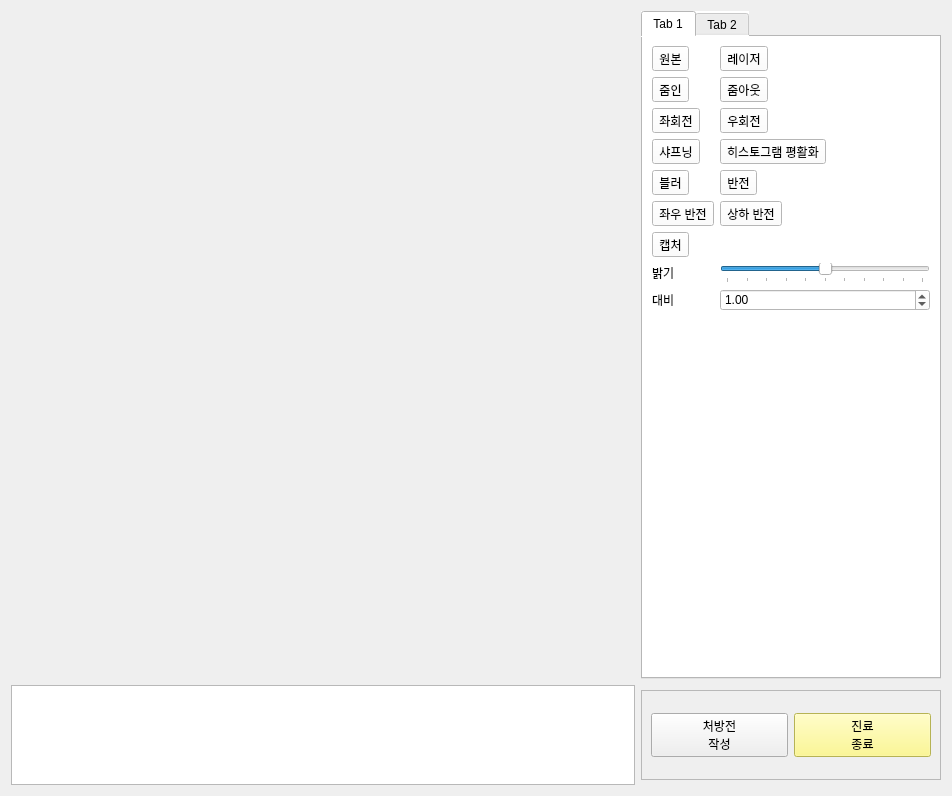
<?xml version="1.0" encoding="UTF-8"?>
<ui version="4.0">
 <class>ImageAlbum</class>
 <widget class="QWidget" name="ImageAlbum">
  <property name="geometry">
   <rect>
    <x>0</x>
    <y>0</y>
    <width>952</width>
    <height>654</height>
   </rect>
  </property>
  <property name="sizePolicy">
   <sizepolicy hsizetype="Preferred" vsizetype="MinimumExpanding">
    <horstretch>0</horstretch>
    <verstretch>0</verstretch>
   </sizepolicy>
  </property>
  <property name="cursor">
   <cursorShape>ArrowCursor</cursorShape>
  </property>
  <property name="mouseTracking">
   <bool>false</bool>
  </property>
  <property name="focusPolicy">
   <enum>Qt::NoFocus</enum>
  </property>
  <property name="windowTitle">
   <string>Form</string>
  </property>
  <layout class="QGridLayout" name="gridLayout_2">
   <item row="1" column="0">
    <widget class="QListWidget" name="listWidget">
     <property name="minimumSize">
      <size>
       <width>600</width>
       <height>100</height>
      </size>
     </property>
     <property name="maximumSize">
      <size>
       <width>1000</width>
       <height>100</height>
      </size>
     </property>
     <property name="baseSize">
      <size>
       <width>600</width>
       <height>80</height>
      </size>
     </property>
     <property name="verticalScrollBarPolicy">
      <enum>Qt::ScrollBarAsNeeded</enum>
     </property>
     <property name="horizontalScrollBarPolicy">
      <enum>Qt::ScrollBarAlwaysOff</enum>
     </property>
     <property name="iconSize">
      <size>
       <width>120</width>
       <height>80</height>
      </size>
     </property>
     <property name="movement">
      <enum>QListView::Static</enum>
     </property>
     <property name="flow">
      <enum>QListView::LeftToRight</enum>
     </property>
     <property name="resizeMode">
      <enum>QListView::Adjust</enum>
     </property>
     <property name="viewMode">
      <enum>QListView::IconMode</enum>
     </property>
    </widget>
   </item>
   <item row="1" column="1">
    <widget class="QFrame" name="frame_3">
     <property name="maximumSize">
      <size>
       <width>16777215</width>
       <height>90</height>
      </size>
     </property>
     <property name="frameShape">
      <enum>QFrame::StyledPanel</enum>
     </property>
     <property name="frameShadow">
      <enum>QFrame::Raised</enum>
     </property>
     <layout class="QGridLayout" name="gridLayout_8">
      <item row="0" column="0">
       <widget class="QPushButton" name="Prescription">
        <property name="text">
         <string>처방전
작성</string>
        </property>
       </widget>
      </item>
      <item row="0" column="1">
       <widget class="QPushButton" name="EndTreatment">
        <property name="styleSheet">
         <string notr="true">QPushButton {background-color: rgb(255, 250, 117)}</string>
        </property>
        <property name="text">
         <string>진료
종료</string>
        </property>
       </widget>
      </item>
     </layout>
    </widget>
   </item>
   <item row="0" column="0">
    <layout class="QGridLayout" name="gridLayout"/>
   </item>
   <item row="0" column="1">
    <widget class="QTabWidget" name="tabWidget">
     <property name="maximumSize">
      <size>
       <width>300</width>
       <height>16777215</height>
      </size>
     </property>
     <property name="styleSheet">
      <string notr="true">background-color: rgb(255, 255, 255);
</string>
     </property>
     <property name="currentIndex">
      <number>0</number>
     </property>
     <widget class="QWidget" name="tab">
      <attribute name="title">
       <string>Tab 1</string>
      </attribute>
      <layout class="QFormLayout" name="formLayout_2">
       <item row="1" column="0">
        <widget class="QToolButton" name="ZoomIn">
         <property name="text">
          <string>줌인</string>
         </property>
        </widget>
       </item>
       <item row="1" column="1">
        <widget class="QToolButton" name="ZoomOut">
         <property name="text">
          <string>줌아웃</string>
         </property>
        </widget>
       </item>
       <item row="2" column="0">
        <widget class="QToolButton" name="LeftRotate">
         <property name="text">
          <string>좌회전</string>
         </property>
        </widget>
       </item>
       <item row="2" column="1">
        <widget class="QToolButton" name="RightRotate">
         <property name="text">
          <string>우회전</string>
         </property>
        </widget>
       </item>
       <item row="3" column="0">
        <widget class="QToolButton" name="Sharpening">
         <property name="text">
          <string>샤프닝</string>
         </property>
        </widget>
       </item>
       <item row="3" column="1">
        <widget class="QToolButton" name="HistEqual">
         <property name="text">
          <string>히스토그램 평활화</string>
         </property>
        </widget>
       </item>
       <item row="4" column="0">
        <widget class="QToolButton" name="Blur">
         <property name="text">
          <string>블러</string>
         </property>
        </widget>
       </item>
       <item row="4" column="1">
        <widget class="QToolButton" name="Reverse">
         <property name="text">
          <string>반전</string>
         </property>
        </widget>
       </item>
       <item row="5" column="0">
        <widget class="QToolButton" name="VReverse">
         <property name="text">
          <string>좌우 반전</string>
         </property>
        </widget>
       </item>
       <item row="5" column="1">
        <widget class="QToolButton" name="HReverse">
         <property name="text">
          <string>상하 반전</string>
         </property>
        </widget>
       </item>
       <item row="7" column="0">
        <widget class="QLabel" name="label">
         <property name="text">
          <string>밝기</string>
         </property>
         <property name="buddy">
          <cstring>horizontalSlider</cstring>
         </property>
        </widget>
       </item>
       <item row="7" column="1">
        <widget class="QSlider" name="horizontalSlider">
         <property name="minimum">
          <number>-50</number>
         </property>
         <property name="maximum">
          <number>50</number>
         </property>
         <property name="orientation">
          <enum>Qt::Horizontal</enum>
         </property>
         <property name="tickPosition">
          <enum>QSlider::TicksBelow</enum>
         </property>
        </widget>
       </item>
       <item row="8" column="0">
        <widget class="QLabel" name="label_2">
         <property name="text">
          <string>대비</string>
         </property>
         <property name="buddy">
          <cstring>Contrast</cstring>
         </property>
        </widget>
       </item>
       <item row="8" column="1">
        <widget class="QDoubleSpinBox" name="Contrast">
         <property name="maximum">
          <double>5.000000000000000</double>
         </property>
         <property name="singleStep">
          <double>0.200000000000000</double>
         </property>
         <property name="value">
          <double>1.000000000000000</double>
         </property>
        </widget>
       </item>
       <item row="0" column="0">
        <widget class="QToolButton" name="OrigImage">
         <property name="text">
          <string>원본</string>
         </property>
        </widget>
       </item>
       <item row="0" column="1">
        <widget class="QToolButton" name="Laser">
         <property name="text">
          <string>레이저</string>
         </property>
        </widget>
       </item>
       <item row="6" column="0">
        <widget class="QToolButton" name="Capture">
         <property name="text">
          <string>캡처</string>
         </property>
        </widget>
       </item>
      </layout>
     </widget>
     <widget class="QWidget" name="tab_2">
      <attribute name="title">
       <string>Tab 2</string>
      </attribute>
      <layout class="QGridLayout" name="gridLayout_5">
       <item row="0" column="0">
        <widget class="QGroupBox" name="groupBox_5">
         <property name="font">
          <font>
           <pointsize>11</pointsize>
           <bold>true</bold>
          </font>
         </property>
         <property name="title">
          <string>그리기</string>
         </property>
         <layout class="QFormLayout" name="formLayout">
          <item row="0" column="0">
           <widget class="QToolButton" name="OrigImage2">
            <property name="text">
             <string>원본</string>
            </property>
           </widget>
          </item>
          <item row="1" column="1">
           <widget class="QToolButton" name="Freehand">
            <property name="text">
             <string>폐곡선</string>
            </property>
           </widget>
          </item>
          <item row="2" column="0">
           <widget class="QToolButton" name="Rectangle">
            <property name="text">
             <string>사각형</string>
            </property>
           </widget>
          </item>
          <item row="2" column="1">
           <widget class="QToolButton" name="Ellipse">
            <property name="text">
             <string>원</string>
            </property>
           </widget>
          </item>
          <item row="3" column="0">
           <widget class="QToolButton" name="Delete">
            <property name="text">
             <string>삭제</string>
            </property>
            <property name="shortcut">
             <string>Del</string>
            </property>
           </widget>
          </item>
          <item row="0" column="1">
           <widget class="QToolButton" name="Lines">
            <property name="text">
             <string>그리기</string>
            </property>
           </widget>
          </item>
          <item row="1" column="0">
           <widget class="QToolButton" name="Cursor">
            <property name="text">
             <string>커서</string>
            </property>
           </widget>
          </item>
          <item row="3" column="1">
           <widget class="QToolButton" name="Implant">
            <property name="text">
             <string>임플란트 식립</string>
            </property>
           </widget>
          </item>
         </layout>
        </widget>
       </item>
       <item row="1" column="0">
        <widget class="QGroupBox" name="groupBox_4">
         <property name="maximumSize">
          <size>
           <width>16777215</width>
           <height>100</height>
          </size>
         </property>
         <property name="font">
          <font>
           <pointsize>11</pointsize>
           <bold>true</bold>
          </font>
         </property>
         <property name="title">
          <string>펜</string>
         </property>
         <layout class="QFormLayout" name="formLayout_3">
          <item row="0" column="0">
           <widget class="QToolButton" name="Brush">
            <property name="text">
             <string>색상 설정</string>
            </property>
           </widget>
          </item>
          <item row="1" column="0">
           <widget class="QLabel" name="label_3">
            <property name="font">
             <font>
              <pointsize>11</pointsize>
              <bold>true</bold>
             </font>
            </property>
            <property name="text">
             <string>펜 두께</string>
            </property>
            <property name="buddy">
             <cstring>Thickness</cstring>
            </property>
           </widget>
          </item>
          <item row="1" column="1">
           <widget class="QSpinBox" name="Thickness">
            <property name="value">
             <number>6</number>
            </property>
           </widget>
          </item>
         </layout>
        </widget>
       </item>
       <item row="2" column="0">
        <widget class="QGroupBox" name="groupBox">
         <property name="font">
          <font>
           <pointsize>11</pointsize>
           <bold>true</bold>
          </font>
         </property>
         <property name="title">
          <string>텍스트</string>
         </property>
         <layout class="QGridLayout" name="gridLayout_4">
          <item row="1" column="0">
           <widget class="QLabel" name="label_4">
            <property name="font">
             <font>
              <pointsize>11</pointsize>
              <bold>true</bold>
             </font>
            </property>
            <property name="text">
             <string>작성할 내용</string>
            </property>
            <property name="buddy">
             <cstring>lineEdit</cstring>
            </property>
           </widget>
          </item>
          <item row="0" column="1">
           <widget class="QSpinBox" name="Fontsize">
            <property name="value">
             <number>10</number>
            </property>
           </widget>
          </item>
          <item row="1" column="1">
           <widget class="QLineEdit" name="lineEdit">
            <property name="toolTip">
             <string/>
            </property>
            <property name="text">
             <string/>
            </property>
            <property name="placeholderText">
             <string notr="true"/>
            </property>
           </widget>
          </item>
          <item row="0" column="0">
           <widget class="QLabel" name="label_5">
            <property name="font">
             <font>
              <pointsize>11</pointsize>
              <bold>true</bold>
             </font>
            </property>
            <property name="text">
             <string>크기</string>
            </property>
            <property name="buddy">
             <cstring>Fontsize</cstring>
            </property>
           </widget>
          </item>
          <item row="1" column="2">
           <widget class="QToolButton" name="TextBox">
            <property name="text">
             <string>입력</string>
            </property>
           </widget>
          </item>
         </layout>
        </widget>
       </item>
       <item row="3" column="0">
        <widget class="QGroupBox" name="groupBox_3">
         <property name="maximumSize">
          <size>
           <width>16777215</width>
           <height>80</height>
          </size>
         </property>
         <property name="font">
          <font>
           <pointsize>11</pointsize>
           <bold>true</bold>
          </font>
         </property>
         <property name="title">
          <string>각도</string>
         </property>
         <layout class="QGridLayout" name="gridLayout_6">
          <item row="0" column="0">
           <widget class="QLineEdit" name="AngleResult"/>
          </item>
          <item row="0" column="1">
           <widget class="QToolButton" name="Angle">
            <property name="text">
             <string>측정</string>
            </property>
           </widget>
          </item>
         </layout>
        </widget>
       </item>
       <item row="4" column="0">
        <widget class="QGroupBox" name="groupBox_2">
         <property name="font">
          <font>
           <pointsize>11</pointsize>
           <bold>true</bold>
          </font>
         </property>
         <property name="title">
          <string>길이</string>
         </property>
         <layout class="QGridLayout" name="gridLayout_3">
          <item row="0" column="1" rowspan="2">
           <widget class="QToolButton" name="LengthMeasurement">
            <property name="text">
             <string>측정</string>
            </property>
           </widget>
          </item>
          <item row="1" column="0">
           <widget class="QRadioButton" name="Pano">
            <property name="text">
             <string>Pano</string>
            </property>
           </widget>
          </item>
          <item row="2" column="0" colspan="2">
           <widget class="QLineEdit" name="LengthResult"/>
          </item>
          <item row="0" column="0">
           <widget class="QRadioButton" name="Ceph">
            <property name="text">
             <string>Ceph</string>
            </property>
           </widget>
          </item>
         </layout>
        </widget>
       </item>
      </layout>
     </widget>
    </widget>
   </item>
  </layout>
 </widget>
 <resources/>
 <connections/>
</ui>
